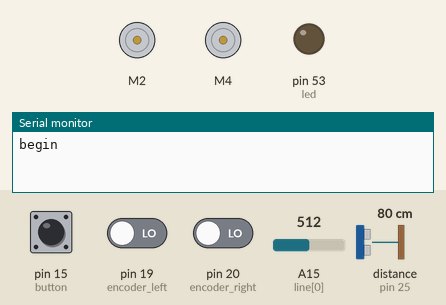
The sketch below on a simulated Arduino Mega 2560, built with avr-gcc and run on an emulated ATmega2560. On the bench: 2 × DC motor (green arrow = forward, orange = backward, longer = faster), output pins drawn as LEDs (lit = HIGH), the last lines printed to the serial monitor. Inputs (shaded band) come from the test bench; at power-on: pin 15 (button) HIGH, pin 19 (encoder_left) LOW, pin 20 (encoder_right) LOW, A15 (line[0]) = 512, distance to the obstacle (sensor on pin 25) 80 cm. The echo pulse lasts 58.3 µs per cm.

Above: at 0.8 s.
0.9 s: pin 15 (button) pulled LOW for 0.15 s
At 1.4 s:
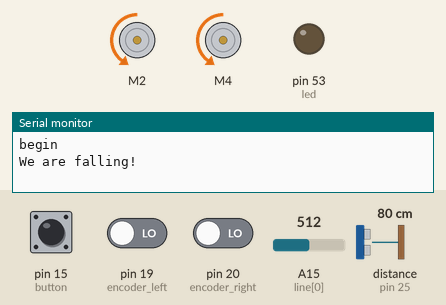
Timing chart, 0 to 3.9 s (numbered marks = the images above; inputs shaded):
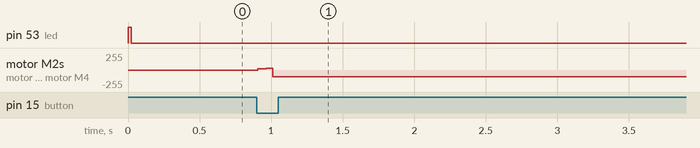

The sketch:

labirint.ino
```cpp
#include "queue.h"
#include "vector.h"
#include "motors.h"
#include <Ultrasonic.h>

byte line[] = {A15, A14, A13, A12},
     trigs[]={22,26,28,24},
     echos[]={23,27,29,25};

volatile int speed_left, speed_right;

/// Forwarding
bool forwarding = 0;
byte forwarding_speed;
///

/// ADS module
volatile long long last_time_left = 0, last_time_right = 0, iterator=0;
volatile int delta_left = 0, delta_right = 0;
///

Ultrasonic ultrasonic[] = {
                           Ultrasonic(trigs[0], echos[0]),
                           Ultrasonic(trigs[1], echos[1]),
                           Ultrasonic(trigs[2], echos[2]),
                           Ultrasonic(trigs[3], echos[3])
};

class Vec4
{
  byte v[4];
  public:

  Vec4(){};

  Vec4(byte a,byte b,byte c,byte d)
  {
    v[0] = a;
    v[1] = b;
    v[2] = c;
    v[3] = d;
  }
  byte &operator[](byte i)
  {
    return v[i];
  }

  bool operator!=(Vec4 a)
  {
    for(int i = 0; i < 4; i++)
      if(a[i] != v[i])
        return true;
    return false;
  }

  void print()
  {
    for(int i = 0; i < 4; i++)
    {
      Serial.print(v[i]);
      Serial.print(" ");
    }
    Serial.println();
  }
};

class Vertex
{
  public:
  byte number;

  Vec4 roads, features;

  Vertex(byte _number, Vec4 _roads, Vec4 _features)
  {
      number = _number;
      roads = _roads;
      features = _features;
  }

  byte get_direction(byte t)
  {
    for(int i = 0; i < 4; i++)
      if(roads[i]==t)
        return i;
    return 4;
  }
};

Vertex verts[]={
    Vertex(0, Vec4(0,0,0,0), Vec4(0,0,0,0)),
    Vertex(1, Vec4(16,0,2,0), Vec4(0,0,0,1)),
    Vertex(2, Vec4(1,0,0,3), Vec4(0,0,1,0)),
    Vertex(3, Vec4(0,0,1,8), Vec4(0,0,0,0)),
    Vertex(4, Vec4(5,3,10,15), Vec4(0,0,0,0)),
    Vertex(5, Vec4(6,0,4,0), Vec4(0,1,0,0)),
    Vertex(6, Vec4(7,0,5,0), Vec4(0,1,0,1)),
    Vertex(7, Vec4(0,8,6,0), Vec4(0,0,0,1)),
    Vertex(8, Vec4(0,16,0,7), Vec4(0,0,1,0)),
    Vertex(9, Vec4(3,0,0,10), Vec4(0,1,0,0)),
    Vertex(10, Vec4(4,9,0,0), Vec4(0,0,0,1)),
    Vertex(11, Vec4(12,15,0,0), Vec4(0,0,1,0)),
    Vertex(12, Vec4(13,0,11,0), Vec4(0,0,0,0)),
    Vertex(13, Vec4(0,0,12,0), Vec4(1,1,0,0)),
    Vertex(14, Vec4(0,0,0,0), Vec4(0,0,0,0)),
    Vertex(15, Vec4(0,4,0,11), Vec4(1,0,1,0)),
    Vertex(16, Vec4(0,0,1,8), Vec4(0,0,0,0)),
  };

byte position = 16,
     target = 12,
     direction = 3;

void setup()
{
    /////////////////////////////////////////////
  // initialize timer1
  noInterrupts();           // disable all interrupts
  TCCR1A = 0;
  TCCR1B = 0;
  TCNT1  = 0;

  OCR1A = 30; // ~ 1KHz            // compare match register 16MHz/256/2Hz
  TCCR1B |= (1 << WGM12);   // CTC mode
  TCCR1B |= (1 << CS12);    // 256 prescaler
  TIMSK1 |= (1 << OCIE1A);  // enable timer compare interrupt
  interrupts();             // enable all interrupts
  ////////////////////////////////////////////////////////////

  Serial.begin(9600);
  for (int i = 0; i < 4; i++)
    pinMode(line[i], INPUT);
  for(int i = 0; i < 4; i++)
  {
    pinMode(trigs[i], OUTPUT);
    pinMode(echos[i], INPUT);
  }
  pinMode(led, OUTPUT);
  pinMode(button, INPUT_PULLUP);
  pinMode(encoder_left, INPUT);
  pinMode(encoder_right, INPUT);
  Serial.println("begin");
  digitalWrite(led, HIGH);
  delay(20);
  digitalWrite(led, LOW);


  while (digitalRead(button) && !Serial.available());
  Serial.read();

  while(true)
  {
    forward();
    while(get_distance(3) > 30)
    {
      control_falling();
      delay(20);
    }
    while(get_distance(3) < 30)
    {
      Serial.println(get_distance(3));
      control_falling();
      delay(20);
    }
    stop();
    do_steps(25,25);
    Serial.println("Time to turn");
    turn_left();
    Serial.println("Turn complete");
    stop();
  }

  while(!true)
  {
    Serial.print(delta_left);
    Serial.print(" ");
    Serial.println(delta_right);
    delay(100);
  }
  while(!true)
  {
    int left = analogRead(line[0]), right = analogRead(line[2]);
    Serial.print(left);
    Serial.print(" ");
    Serial.println(right);
  }

  while (digitalRead(button) && !Serial.available());
  Serial.read();

  Vector v = get_path(position, target);
  for(int i = 0; i < v.get_size(); i++)
  {
    Serial.print("State ");
    Serial.println(position);
    byte d = verts[position].get_direction(v[i]);
    if(d != direction)
    {
      if(d - direction == 1)
        turn_right();
      else if(direction - d == 1)
        turn_left();
      else
      {
        turn_right();
        turn_right();
      }
      direction = d;
    }
    Vec4 states;
    bool no_emergency;
    forward();
    do
    {
      no_emergency = get_distance(0) > 5;
      states = Vec4(get_distance(0) < 20, get_distance(1) < 20,
                    get_distance(2) < 20, get_distance(3) < 20);
      states = rotate_states(states, direction);
      //Serial.print("Need ");
      //verts[v[i]].features.print();
      //Serial.print("Is ");
      //states.print();
    }
    while(states!=verts[v[i]].features && no_emergency);
    while(no_emergency)
    {
      no_emergency = get_distance(0) > 5;
    }
    stop();
    position = v[i];
  }
  Serial.println("finish");
}

void control_falling()
{
  if(analogRead(line[0]) > 150 || analogRead(line[3]) > 150)
  {
    Serial.println("We are falling!");
    forwarding = 0;
    do_steps(-5-10*(analogRead(line[0]) > 100), -5-10*(analogRead(line[3]) > 100));
    forward();
  }
}

Vec4 rotate_states(Vec4 states, byte direction)
{
  Vec4 v(0,0,0,0);
  for(int i = 0; i < 4; i++)
  {
    v[i] = states[(4+int(i)-int(direction))%4];
  }
  return v;
}

#define SPEED 10

ISR(TIMER1_COMPA_vect)
{
  iterator++;
  if (digitalRead(encoder_left) != encoder_left_state)
  {
    rots_left += 1;
    encoder_left_state ^= 1;
    if(encoder_left_state)
    {
      speed_left = int(1/((double(millis()-last_time_left))/(double)1000));
      last_time_left = millis();
    }
  }
  if (digitalRead(encoder_right) != encoder_right_state)
  {
    rots_right += 1;
    encoder_right_state ^= 1;
    if(encoder_right_state)
    {
      speed_right = int(1/((double(millis()-last_time_right))/(double)1000));
      last_time_right = millis();
    }
  }

  // Speed measurement
  if(iterator%250==0)
  {
    if(millis() - last_time_left > 200)
      speed_left = 0;
    if(millis() - last_time_right > 200)
      speed_right = 0;
  }

  // ADS module
  if(iterator%50==0)
  {
    const byte increment = 1, gist = 2;
    if(speed_left < SPEED-gist)
      delta_left+=increment;
    else if(speed_left > SPEED+gist)
      delta_left-=increment;
    if(speed_right < SPEED-gist)
      delta_right+=increment;
    else if(speed_right > SPEED+gist)
      delta_right-=increment;
  }

  // forwarding module
  if(forwarding)
  {
    motor_left.setSpeed(max(0,forwarding_speed - 5*(rots_left-rots_right) + delta_left));
    motor_right.setSpeed(max(0,forwarding_speed + 5*(rots_left-rots_right) + delta_right));
  }
}

Vector get_path(byte p, byte t)
{
  bool was[] = {0,0,0,0,0,0,0,0,0,0,0,0,0,0,0,0};
  byte prev[17];
  Queue q;
  q.add(p);
  int pos;
  do
  {
    pos = q.get();
    was[pos] = 1;
    for(int i = 0; i < 4; i++)
    {
      if(verts[pos].roads[i] != 0 && was[verts[pos].roads[i]]==0)
      {
        q.add(verts[pos].roads[i]);
        prev[verts[pos].roads[i]] = pos;
      }
    }
  }
  while(pos != t && pos!=0);

  /*for(int i = 0; i < 17; i++)
  {
    Serial.print(" ");
    Serial.print(prev[i]);
  }*/

  Vector path;
  byte curr = t;
  do
  {
   // Serial.println(curr);
    path.push_front(curr);
    curr = prev[curr];
  }
  while(curr != p);

  return path;
}

int get_distance(byte n)
{
  int sum = 0;
  for(int i = 0; i < 3; i++)
  {
    int a = ultrasonic[n].distanceRead();
    sum += a ? a : 255;
    delay(30);
  }

  return sum;
}

void turn_right()
{
  do_steps(right_angle_steps, -right_angle_steps);
}

void turn_left()
{
  do_steps(-right_angle_steps, right_angle_steps);
}

void forward()
{
  stop();
  forwarding_speed = 20;
  motor_right.run(FORWARD);
  motor_left.run(FORWARD);
  motor_right.setSpeed(forwarding_speed);
  motor_left.setSpeed(forwarding_speed);
  rots_left = 0;
  rots_right = 0;
  forwarding = true;
}

void stop()
{
  forwarding = false;
  delta_left = 0;
  delta_right = 0;
  rots_left = 0;
  rots_right = 0;
  motor_right.run(RELEASE);
  motor_left.run(RELEASE);
}
void loop()
{
}
```

motors.h
```cpp
#include <AFMotor.h>

AF_DCMotor motor_left(4);
AF_DCMotor motor_claw(3);
AF_DCMotor motor_right(2);

byte button = 15,
     led = 53,
     encoder_left = 19,
     encoder_right = 20,
     right_angle_steps = 20,
     speed = 100;
bool encoder_left_state = 0,
     encoder_right_state = 0;
volatile int rots_left = 0,
             rots_right = 0;
int err_left=0, err_right=0;

void do_steps(int steps_left, int steps_right, bool blocking=true)
{
  int rots_left_prev = rots_left,
      rots_right_prev = rots_right;

  bool left_fwd = 1,
       right_fwd = 1;

  if (steps_left > 0)
    motor_left.run(FORWARD);
  else
  {
    steps_left *= -1;
    motor_left.run(BACKWARD);
    left_fwd = 0;
  }
  if (steps_right > 0)
    motor_right.run(FORWARD);
  else
  {
    steps_right *= -1;
    motor_right.run(BACKWARD);
    right_fwd = 0;
  }

  bool left_not_done, right_not_done;
  int i = 0;
  do
  {
    int left_remain = rots_left_prev + steps_left - err_left - rots_left,
        right_remain = rots_right_prev + steps_right - err_right - rots_right;
    left_not_done = left_remain > 2;
    right_not_done = right_remain > 2;
    if (left_not_done)
      motor_left.setSpeed(speed);
    else
    {
      if(blocking)
      {
        motor_left.setSpeed(255);
        motor_left.run(i%2 ? BACKWARD : FORWARD);
      }
      else
        motor_left.setSpeed(0);
    }
    if (right_not_done)
      motor_right.setSpeed(speed);
    else
    {
      if(blocking)
      {
        motor_right.setSpeed(255);
        motor_right.run(i%2 ? BACKWARD : FORWARD);
      }
      else
        motor_right.setSpeed(0);
    }
    i+=1;
    delay(9);
  }
  while (left_not_done || right_not_done);
  //delay(500);
  err_left = (rots_right_prev + steps_right - err_left - rots_right)/2;
  err_right = (rots_left_prev + steps_left - err_right - rots_left)/2;
  motor_right.run(RELEASE);
  motor_left.run(RELEASE);
}
```

queue.h
```cpp
struct T
{
  byte n;
  T* next, *previous;
  T(byte _n, T* _next, T* _previous)
  {
    n = _n;
    next = _next;
    previous = _previous;
  }
};

class Queue
{
  T* head, *tail;
  int size;

  public:
  Queue()
  {
    size = 0;
    head = NULL;
  }

  void add(byte n)
  {
    if(size == 0)
    {
      head = new T(n, NULL, NULL);
      tail = head;
    }
    else
    {
      tail->next = new T(n, NULL, tail);
      tail = tail->next;
    }
    size+=1;
  }

  byte get()
  {
    if(head == NULL)
      return NULL;
    T* h = head;
    h = head->next;
    byte n = head->n;
    delete head;
    size-=1;
    if(size)
      head = h;
    return n;
  }

  int get_size()
  {
    return size;
  }

};
```

vector.h
```cpp
namespace s
{
  struct T
  {
    byte n;
    T* next, *previous;
    T(byte _n, T* _next, T* _previous)
    {
      n = _n;
      next = _next;
      previous = _previous;
      }
  };
}
class Vector
{
  T* head, *tail;
  int size;

  public:
  Vector()
  {
    size = 0;
    head = NULL;
  }

  void push_back(byte n)
  {
    if(size == 0)
    {
      head = new T(n, NULL, NULL);
      tail = head;
    }
    else
    {
      tail->next = new T(n, NULL, tail);
      tail = tail->next;
    }
    size+=1;
  }

  void push_front(byte n)
  {
    if(size == 0)
    {
      head = new T(n, NULL, NULL);
      tail = head;
    }
    else
    {
      head->previous = new T(n, head, NULL);
      head = head->previous;
    }
    size+=1;
  }

  byte get(int n)
  {
    if(n >= size)
      return NULL;
    T *h = head;
    for(int i = 0; i < n; i++)
      h = h->next;
    return h->n;
  }

  byte operator[](int i)
  {
    return get(i);
  }

  int get_size()
  {
    return size;
  }

};
```

Measured:
- after the input at 0.9 s, motor M2, motor M4: stopped → backward 100/255 at once
